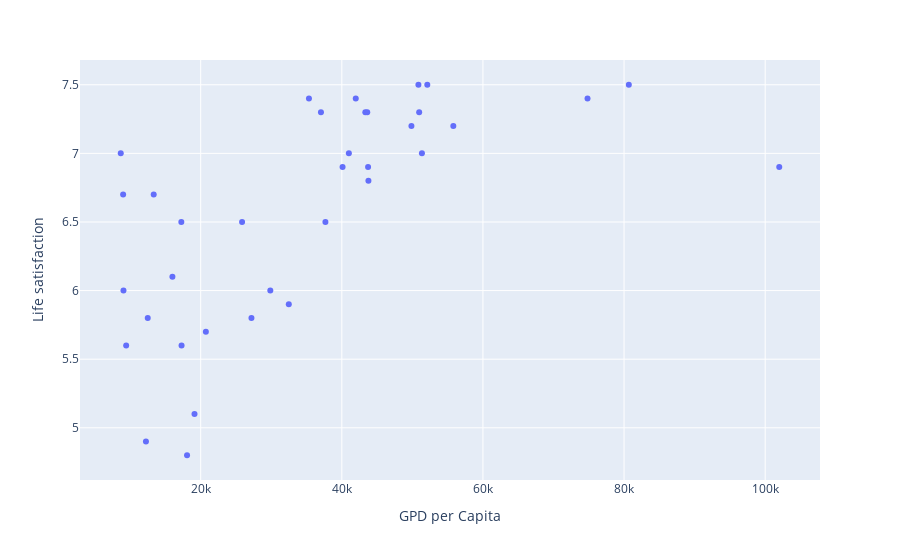

Source (notebook cell):
### Code cell
fig = px.scatter(x="GPD per Capita", y="Life satisfaction", hover_data=["Country"], data_frame=df.reset_index(),)
fig.show()

### Figure 1 — Plotly figure (JSON) as saved in the notebook; plotly's stock layout.template omitted (floating-point values rounded to 4 significant figures)
{"data": [{"customdata": [["Australia"], ["Austria"], ["Belgium"], ["Brazil"], ["Canada"], ["Chile"], ["Czech Republic"], ["Denmark"], ["Estonia"], ["Finland"], ["France"], ["Germany"], ["Greece"], ["Hungary"], ["Iceland"], ["Ireland"], ["Israel"], ["Italy"], ["Japan"], ["Korea"], ["Luxembourg"], ["Mexico"], ["Netherlands"], ["New Zealand"], ["Norway"], ["Poland"], ["Portugal"], ["Russia"], ["Slovak Republic"], ["Slovenia"], ["Spain"], ["Sweden"], ["Switzerland"], ["Turkey"], ["United Kingdom"], ["United States"]], "hovertemplate": "GPD per Capita=%{x}<br>Life satisfaction=%{y}<br>Country=%{customdata[0]}<extra></extra>", "legendgroup": "", "marker": {"color": "#636efa", "symbol": "circle"}, "mode": "markers", "name": "", "orientation": "v", "showlegend": false, "type": "scatter", "x": [50960.0, 43720.0, 40110.0, 8670.0, 43330.0, 13340.0, 17260.0, 52110.0, 17290.0, 41970.0, 37680.0, 41000.0, 18060.0, 12240.0, 50850.0, 51350.0, 35340.0, 29870.0, 32490.0, 27200.0, 102000.0, 9009.0, 43600.0, 37040.0, 74820.0, 12500.0, 19120.0, 9055.0, 15990.0, 20730.0, 25860.0, 49870.0, 80680.0, 9437.0, 43770.0, 55810.0], "xaxis": "x", "y": [7.3, 6.9, 6.9, 7, 7.3, 6.7, 6.5, 7.5, 5.6, 7.4, 6.5, 7, 4.8, 4.9, 7.5, 7, 7.4, 6, 5.9, 5.8, 6.9, 6.7, 7.3, 7.3, 7.4, 5.8, 5.1, 6, 6.1, 5.7, 6.5, 7.2, 7.5, 5.6, 6.8, 7.2], "yaxis": "y"}], "layout": {"legend": {"tracegroupgap": 0}, "margin": {"t": 60}, "xaxis": {"anchor": "y", "domain": [0, 1], "title": {"text": "GPD per Capita"}}, "yaxis": {"anchor": "x", "domain": [0, 1], "title": {"text": "Life satisfaction"}}}}
